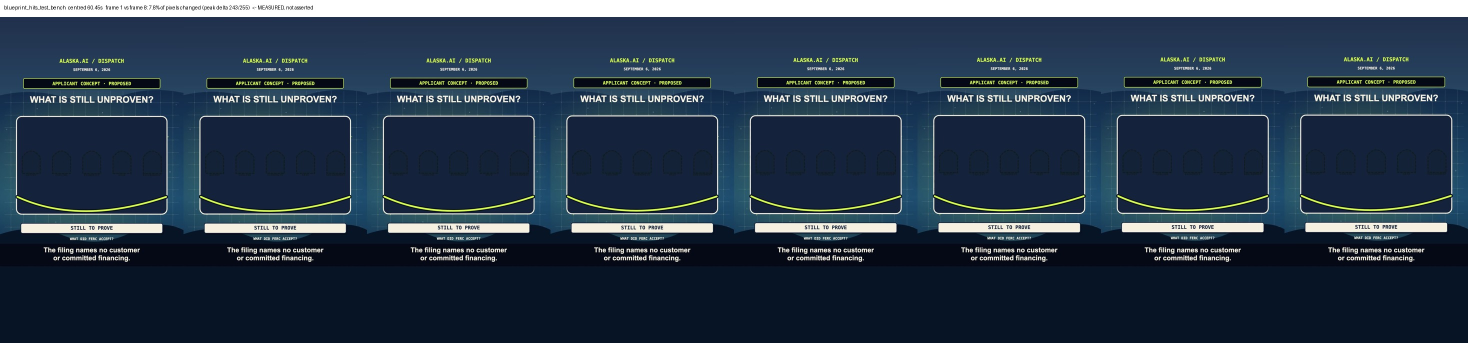
#> input picture archive/dispatch-2026-09-06-the-hive-is-still-paper/filmstrip_blueprint_hits_test_bench.jpg, 2936 x 686 px (shown at 1/2 size)
$ python post_grade.py ../../../archive/dispatch-2026-09-06-the-hive-is-still-paper/filmstrip_blueprint_hits_test_bench.jpg
#> lines starting #> are read from the running program, lines starting #| are printed output that depends on the picture
#> further down, im is the input picture: shape (686, 2936, 3); mean R, G, B 43.3, 59.3, 76.6
"""
post_grade.py — cinematic finishing pass over a rendered RGB frame.
Filmic tone curve + brand split-tone + bloom/halation + film grain + vignette
+ subtle chromatic aberration. numpy/scipy/PIL only. Tunable; values are a
tasteful default that the research pass will refine.
"""
import numpy as np
from scipy.ndimage import gaussian_filter
from PIL import Image

def _aces(x):
    # Narkowicz ACES filmic approximation (subtle, keeps highlights from clipping ugly)
    a,b,c,d,e = 2.51,0.03,2.43,0.59,0.14
    return np.clip((x*(a*x+b))/(x*(c*x+d)+e),0,1)

def grade(rgb_u8, strength=1.0, seed=0,
          shadow_tint=(8,24,56), highlight_tint=(255,210,120),
          bloom_thr=0.72, bloom_strength=0.16, grain=0.020,
          vignette=0.22, ca=1.4):
#> called with strength = 1, seed = 470, shadow_tint = (8, 24, 56), highlight_tint = (255, 210, 120), bloom_thr = 0.72, bloom_strength = 0.16, grain = 0.02, vignette = 0.22
    f = rgb_u8.astype(np.float32)/255.0
    H,W,_ = f.shape
#> H = 686; W = 2936

    # 1) filmic tone map + gentle contrast S
    g = _aces(f*1.05)
    g = g + (g-0.5)*0.06            # mild contrast
    g = np.clip(g,0,1)

    # 2) split-tone: push shadows toward brand flag-blue, highlights toward gold
    luma = (0.2126*g[...,0]+0.7152*g[...,1]+0.0722*g[...,2])[...,None]
    sh = (1-luma)**2.0; hi = luma**2.0
    st = (np.array(shadow_tint,np.float32)/255.0-0.5)*0.10*sh
    ht = (np.array(highlight_tint,np.float32)/255.0-0.5)*0.07*hi
    g = np.clip(g+st+ht,0,1)

    # 3) bloom + halation (threshold highlights, blur, screen back)
    lb = np.clip(luma[...,0]-bloom_thr,0,1)/(1-bloom_thr+1e-6)
    hl = g*lb[...,None]
    blo = np.dstack([gaussian_filter(hl[...,c],sigma=9) for c in range(3)])
    halo = np.dstack([gaussian_filter(hl[...,c],sigma=22) for c in range(3)])*np.array([1.0,0.5,0.35])
    add = (blo+halo*0.6)*bloom_strength
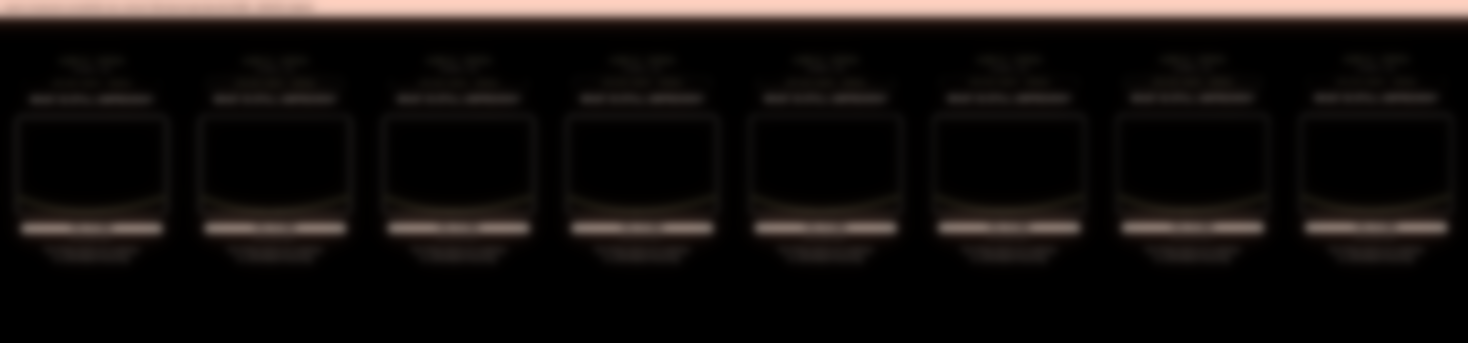
#> add: shape (686, 2936, 3) float64 (shown at 1/2 size); mean R, G, B 0.00726, 0.00585, 0.00525; drawn with min black and max white
    g = 1-(1-g)*(1-np.clip(add,0,1))    # screen

    # 4) chromatic aberration (radial, edges only)
    if ca>0:
        yy,xx = np.mgrid[0:H,0:W].astype(np.float32)
        cx,cy=W/2,H/2
#> cx = 1468; cy = 343
        rx=(xx-cx)/cx; ry=(yy-cy)/cy
        rr=(rx*rx+ry*ry)
        shift=ca*rr
        def warp(ch,s):
            xs=np.clip((xx+rx*s).astype(np.int32),0,W-1); ys=np.clip((yy+ry*s).astype(np.int32),0,H-1)
#> after `xs = np.clip((xx + rx * s).astype(np.int32), 0, W - 1)`:
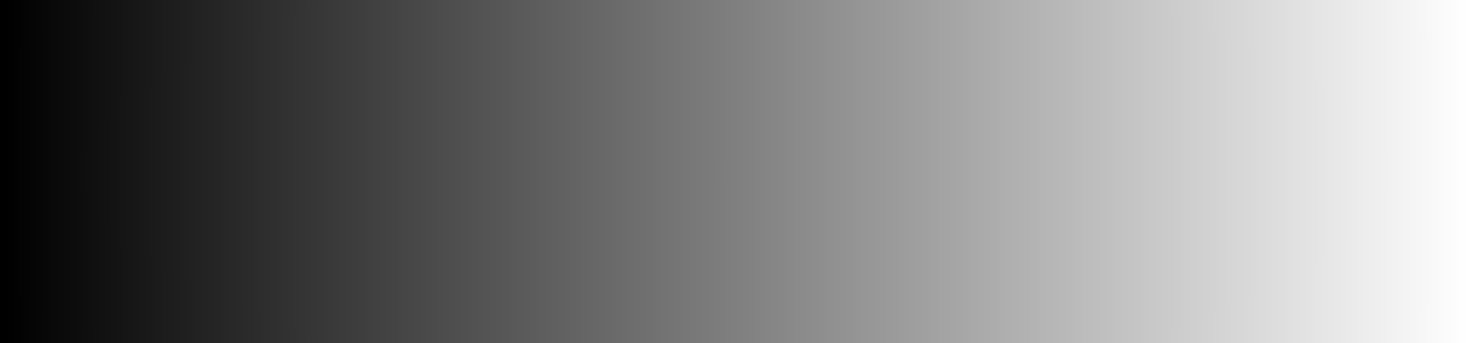
#> xs: shape (686, 2936) int32 (shown at 1/2 size); min 0, max 2935, mean 1467; drawn with min black and max white
#> after `ys = np.clip((yy + ry * s).astype(np.int32), 0, H - 1)`:
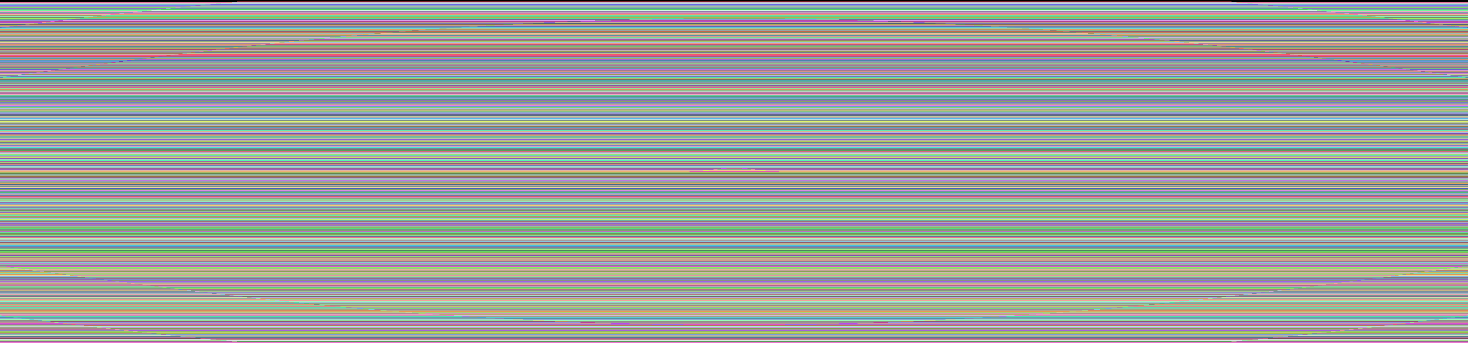
#> ys: shape (686, 2936) int32 (shown at 1/2 size); 686 distinct labels, from 0 to 685; one colour per label, 0 black
            return ch[ys,xs]
#> returned value: shape (686, 2936) float64
        g[...,0]=warp(g[...,0], shift); g[...,2]=warp(g[...,2], -shift)
#> in warp (call 2), `ys = np.clip((yy + ry * s).astype(np.int32), 0, H - 1)`:
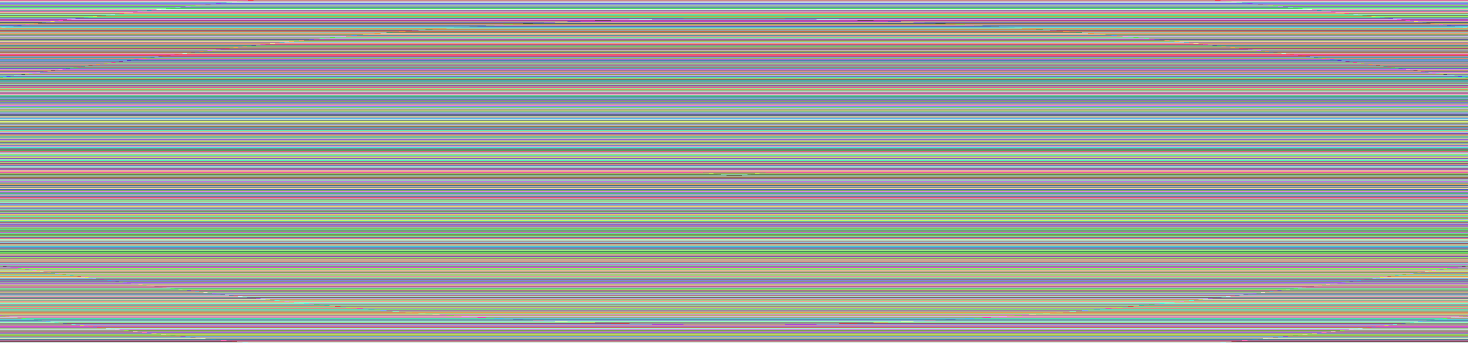
#> ys: shape (686, 2936) int32 (shown at 1/2 size); 683 distinct labels, from 1 to 683; one colour per label, 0 black
#> in warp (call 2), `return ch[ys,xs]`:
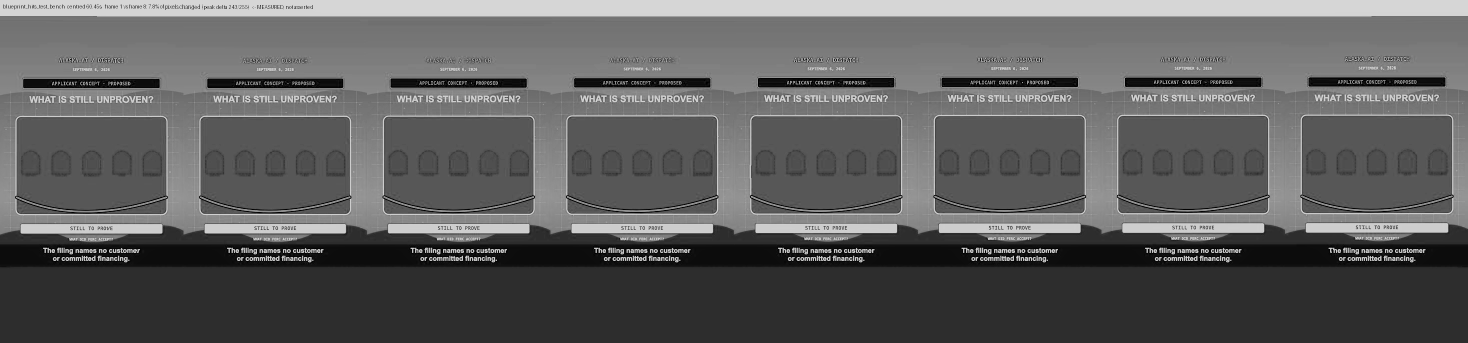
#> returned value: shape (686, 2936) float64 (shown at 1/2 size); min 0.000175, max 0.841, mean 0.371

    # 5) vignette
    yy,xx = np.mgrid[0:H,0:W].astype(np.float32)
    r=np.sqrt(((xx-W/2)/(W/2))**2+((yy-H/2)/(H/2))**2)
    vig=1-np.clip((r-0.6)*vignette*2.2,0,vignette)
    g*=vig[...,None]

    # 6) film grain (luma-weighted, a touch more in shadows)
    rng=np.random.default_rng(seed)
    n=rng.standard_normal((H,W,1)).astype(np.float32)
    n=gaussian_filter(n,sigma=(0.5,0.5,0))     # soften to filmic, not digital
    gw=(0.6+0.8*(1-luma))
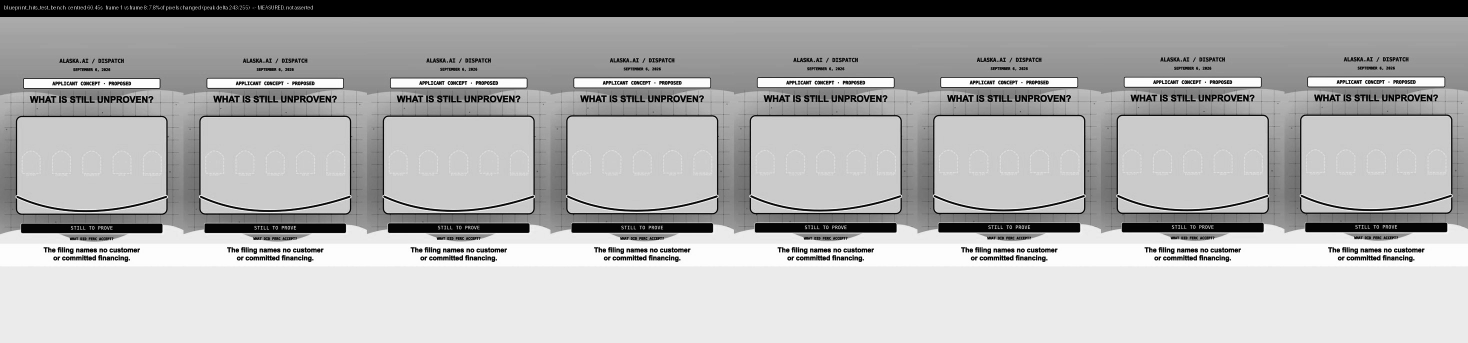
#> gw: shape (686, 2936, 1) float32 (shown at 1/2 size); min 0.734, max 1.4, mean 1.19; drawn with min black and max white
    g=np.clip(g+n*grain*gw,0,1)

    out = (g*255).astype(np.uint8)
    if strength<1.0:
        out=(rgb_u8.astype(np.float32)*(1-strength)+out.astype(np.float32)*strength).astype(np.uint8)
    return out

if __name__=="__main__":
    import sys
    src=sys.argv[1] if len(sys.argv)>1 else "frames/frame_00470.png"
    im=np.array(Image.open(src).convert("RGB"))
    gr=grade(im, seed=470)
    # side-by-side before/after
    sbs=np.concatenate([im,gr],axis=1)
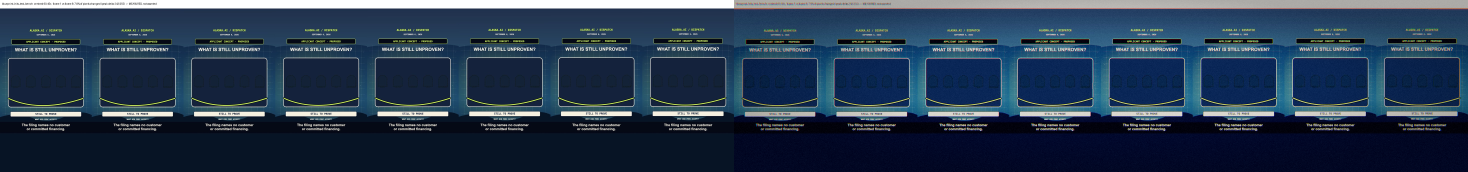
#> sbs: shape (686, 5872, 3) (shown at 1/4 size); mean R, G, B 40, 58.5, 80.7
    Image.fromarray(sbs).save("test/grade_ba.png")
    Image.fromarray(gr).save("test/grade_after.png")
    print("wrote test/grade_ba.png (before|after) and test/grade_after.png")
